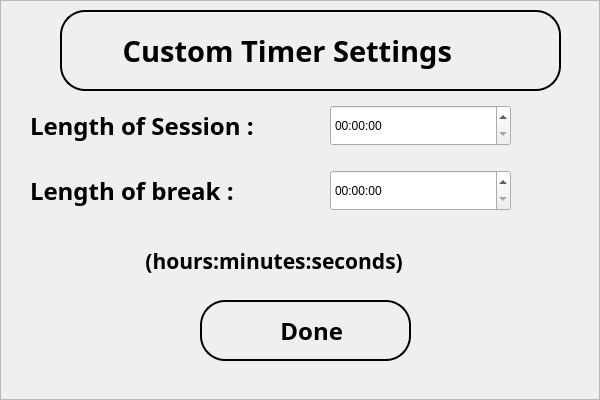
<?xml version="1.0" encoding="UTF-8"?>
<ui version="4.0">
 <class>MainWindow</class>
 <widget class="QMainWindow" name="MainWindow">
  <property name="geometry">
   <rect>
    <x>0</x>
    <y>0</y>
    <width>600</width>
    <height>400</height>
   </rect>
  </property>
  <property name="windowTitle">
   <string>Study Focus Settings</string>
  </property>
  <property name="windowIcon">
   <iconset>
    <normaloff>../resources/hehe.png</normaloff>../resources/hehe.png</iconset>
  </property>
  <widget class="QWidget" name="centralwidget">
   <widget class="QWidget" name="widget" native="true">
    <property name="geometry">
     <rect>
      <x>0</x>
      <y>0</y>
      <width>600</width>
      <height>400</height>
     </rect>
    </property>
    <widget class="QFrame" name="frame">
     <property name="geometry">
      <rect>
       <x>0</x>
       <y>0</y>
       <width>600</width>
       <height>400</height>
      </rect>
     </property>
     <property name="frameShape">
      <enum>QFrame::StyledPanel</enum>
     </property>
     <property name="frameShadow">
      <enum>QFrame::Raised</enum>
     </property>
     <widget class="QLabel" name="bg">
      <property name="geometry">
       <rect>
        <x>0</x>
        <y>0</y>
        <width>600</width>
        <height>400</height>
       </rect>
      </property>
      <property name="text">
       <string/>
      </property>
      <property name="pixmap">
       <pixmap>../resources/bg.jpg</pixmap>
      </property>
      <property name="scaledContents">
       <bool>true</bool>
      </property>
     </widget>
     <widget class="QLabel" name="Custom_timer_settings">
      <property name="geometry">
       <rect>
        <x>60</x>
        <y>10</y>
        <width>501</width>
        <height>81</height>
       </rect>
      </property>
      <property name="font">
       <font>
        <family>Trebuchet MS</family>
        <pointsize>22</pointsize>
        <weight>75</weight>
        <bold>true</bold>
       </font>
      </property>
      <property name="styleSheet">
       <string notr="true">QLabel {
    background-color: transparent;
    border: 2px solid black;
    border-radius: 25px;
}
</string>
      </property>
      <property name="text">
       <string>       Custom Timer Settings</string>
      </property>
      <property name="scaledContents">
       <bool>true</bool>
      </property>
     </widget>
     <widget class="QLabel" name="length_of_session_label">
      <property name="geometry">
       <rect>
        <x>30</x>
        <y>90</y>
        <width>271</width>
        <height>71</height>
       </rect>
      </property>
      <property name="font">
       <font>
        <family>Trebuchet MS</family>
        <pointsize>18</pointsize>
        <weight>75</weight>
        <bold>true</bold>
       </font>
      </property>
      <property name="text">
       <string>Length of Session :</string>
      </property>
      <property name="scaledContents">
       <bool>false</bool>
      </property>
     </widget>
     <widget class="QLabel" name="format">
      <property name="geometry">
       <rect>
        <x>140</x>
        <y>220</y>
        <width>321</width>
        <height>81</height>
       </rect>
      </property>
      <property name="font">
       <font>
        <family>Trebuchet MS</family>
        <pointsize>16</pointsize>
        <weight>75</weight>
        <bold>true</bold>
       </font>
      </property>
      <property name="text">
       <string> (hours:minutes:seconds)</string>
      </property>
     </widget>
     <widget class="QTimeEdit" name="length_of_session">
      <property name="geometry">
       <rect>
        <x>330</x>
        <y>105</y>
        <width>181</width>
        <height>41</height>
       </rect>
      </property>
      <property name="displayFormat">
       <string>HH:mm:ss</string>
      </property>
     </widget>
     <widget class="QLabel" name="length_of_break_label">
      <property name="geometry">
       <rect>
        <x>30</x>
        <y>160</y>
        <width>281</width>
        <height>61</height>
       </rect>
      </property>
      <property name="font">
       <font>
        <family>Trebuchet MS</family>
        <pointsize>18</pointsize>
        <weight>75</weight>
        <bold>true</bold>
       </font>
      </property>
      <property name="text">
       <string>Length of break :</string>
      </property>
     </widget>
     <widget class="QTimeEdit" name="length_of_break">
      <property name="geometry">
       <rect>
        <x>330</x>
        <y>170</y>
        <width>181</width>
        <height>41</height>
       </rect>
      </property>
      <property name="displayFormat">
       <string>HH:mm:ss</string>
      </property>
     </widget>
     <widget class="QPushButton" name="save">
      <property name="geometry">
       <rect>
        <x>200</x>
        <y>300</y>
        <width>211</width>
        <height>61</height>
       </rect>
      </property>
      <property name="font">
       <font>
        <family>Trebuchet MS</family>
        <pointsize>18</pointsize>
        <weight>75</weight>
        <bold>true</bold>
       </font>
      </property>
      <property name="styleSheet">
       <string notr="true">QPushButton {
    background-color: transparent;
    border: 2px solid black;
    border-radius: 25px;
}

QPushButton:hover {
    background-color: rgba(0, 0, 255, 50);
    border: 2px solid #000080;
    transition: background-color 0.3s, border 0.3s;
}</string>
      </property>
      <property name="text">
       <string>  Done</string>
      </property>
      <property name="icon">
       <iconset>
        <normaloff>../resources/tick.png</normaloff>../resources/tick.png</iconset>
      </property>
      <property name="iconSize">
       <size>
        <width>35</width>
        <height>40</height>
       </size>
      </property>
     </widget>
     <widget class="QLabel" name="label">
      <property name="geometry">
       <rect>
        <x>75</x>
        <y>20</y>
        <width>61</width>
        <height>61</height>
       </rect>
      </property>
      <property name="text">
       <string/>
      </property>
      <property name="pixmap">
       <pixmap>../resources/study-time.png</pixmap>
      </property>
      <property name="scaledContents">
       <bool>true</bool>
      </property>
     </widget>
    </widget>
   </widget>
  </widget>
 </widget>
 <resources/>
 <connections/>
</ui>
